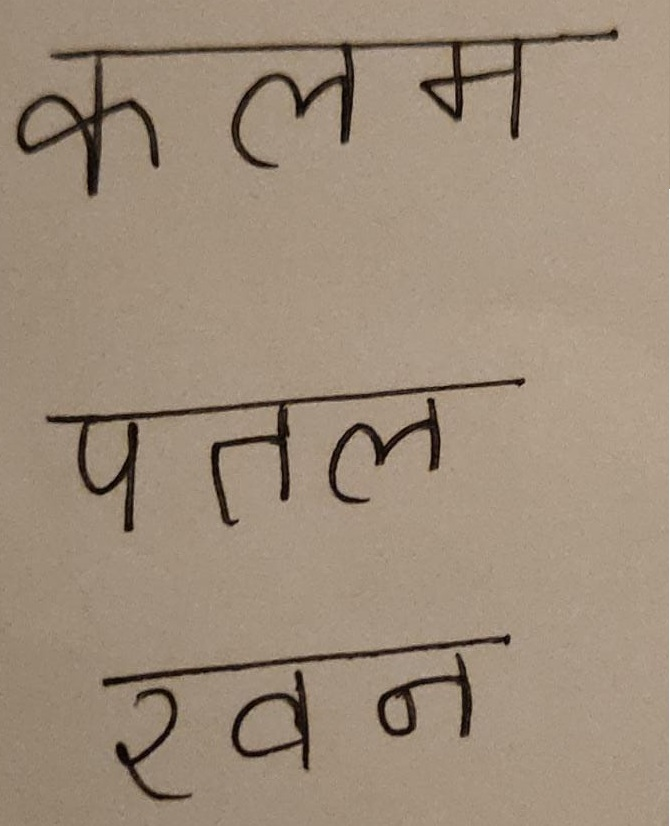
#> input picture Words/0.jpeg, 670 x 826 px; its folder holds only this picture in this run
$ python -i Split_Words.py   (imports and definitions only)
#> lines starting #> are read from the running program, lines starting #| are printed output that depends on the picture; after the words box and inside, x2 and y2 are one past the last pixel; in counts of white or black regions, pixels touching at a corner belong together
#> further down, picture is the input picture: shape (826, 670, 3); mean B, G, R 122.2, 140.9, 158
import cv2
import numpy as np

def Sorting_Key(rect):
    global Lines, Size

    x, y, w, h = rect

    cx = x + int(w / 2)
    cy = y + int(h / 2)

    for i, (upper, lower) in enumerate(Lines):
        if not any([all([upper > y + h, lower > y + h]), all([upper < y, lower < y])]):
            return cx + ((i + 1) * Size)

def Split(Image):
    global Lines, Size

    gray = cv2.cvtColor(Image, cv2.COLOR_BGR2GRAY)

    kernel = cv2.getStructuringElement(cv2.MORPH_ELLIPSE, (25, 25))
    morph = cv2.morphologyEx(gray, cv2.MORPH_CLOSE, kernel)

    for i in range(morph.shape[0]):
        for j in range(morph.shape[1]):
            if not morph[i][j]:
                morph[i][j] = 1

    div = gray / morph
    gray = np.array(cv2.normalize(div, div, 0, 255, cv2.NORM_MINMAX), np.uint8)

    _, thresh = cv2.threshold(gray, 180, 255, cv2.THRESH_BINARY_INV)
#> thresh: shape (826, 670); 5.8% white; 8 white regions (1 under 20 px), largest, box (x1, y1, x2, y2) and area: (16, 27, 618, 198) 13505, (45, 378, 526, 533) 7253, (102, 634, 511, 687) 2865

    kernel = cv2.getStructuringElement(cv2.MORPH_RECT, (3, 3))
    thresh = cv2.morphologyEx(thresh, cv2.MORPH_DILATE, kernel, iterations = 1)
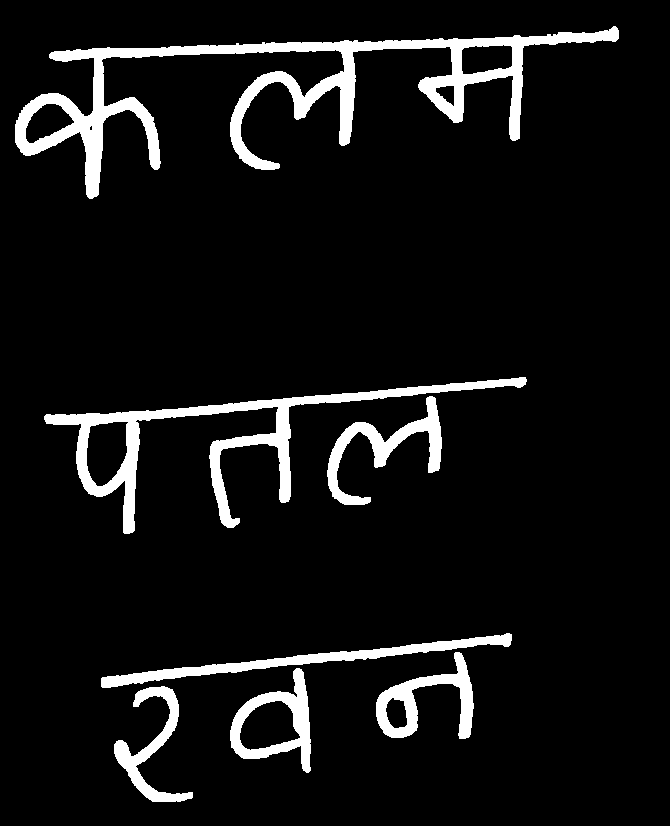
#> thresh: shape (826, 670); 7.6% white; 7 white regions

    contours, _ = cv2.findContours(thresh, cv2.RETR_EXTERNAL, cv2.CHAIN_APPROX_NONE)
#> contours = 7 contours; box (x1, y1, x2, y2) and area: (15, 26, 619, 199) 18560, (44, 377, 527, 534) 10637, (230, 668, 311, 773) 4731, (101, 633, 512, 688) 3418, (376, 652, 474, 739) 3156, (327, 396, 442, 505) 2926, (114, 686, 193, 802) 2196

    contours=list(contours)

    i = 0
    Length = len(contours)
#> Length = 7
    while i < Length:
        x, y, w, h = cv2.boundingRect(contours[i])

        if w * h <= 100:
            # del contours[i]
            contours.remove(contours[i])
            # contours.pop(i)
            i -= 1
            Length -= 1
        i += 1
#> this loop made 7 passes
#> (x, y, w, h) on passes 1 to 7: (114, 686, 79, 116), (230, 668, 81, 105), (376, 652, 98, 87), (101, 633, 411, 55), (327, 396, 115, 109), (44, 377, 483, 157), (15, 26, 604, 173)
#> after the loop, Length = 7; i = 7

    h_proj = np.sum(thresh, axis = 1)
#> h_proj = 826 values, max 90525 at index 48, min 0 at index 0, mean 12955.6

    upper = None
    lower = None
    Lines = []
    for i in range(h_proj.shape[0]):
        proj = h_proj[i]

        if proj != 0 and upper == None:
            upper = i
        elif proj == 0 and upper != None and lower == None:
            lower = i
            if lower - upper >= 30:
                Lines.append([upper, lower])
            upper = None
            lower = None
#> this loop made 826 passes
#> proj on passes 1 to 12: 0, 0, 0, 0, 0, 0, 0, 0, 0, 0, 0, 0
#> after the loop, Lines = [[26, 199], [377, 534], [633, 802]]

    if upper:
        Lines.append([upper, h_proj.shape[0] - 1])

    Size = thresh.shape[1]
#> Size = 670

    bounding_rects = []
    for contour in contours:
        x, y, w, h = cv2.boundingRect(contour)

        for upper, lower in Lines:
            if not any([all([upper > y + h, lower > y + h]), all([upper < y, lower < y])]):
                bounding_rects.append([x, y, w, h])
#> after the loop, bounding_rects = [[114, 686, 79, 116], [230, 668, 81, 105], [376, 652, 98, 87], [101, 633, 411, 55], [327, 396, 115, 109], [44, 377, 483, 157], [15, 26, 604, 173]]

    i = 0
    Length = len(bounding_rects)
    while i < Length:
        x, y, w, h = bounding_rects[i]
        j = 0

        while j < Length:
            distancex = abs(bounding_rects[j][0] - (bounding_rects[i][0] + bounding_rects[i][2]))
            distancey = abs(bounding_rects[j][1] - (bounding_rects[i][1] + bounding_rects[i][3]))

            threshx = max(abs(bounding_rects[j][0] - (bounding_rects[i][0] + bounding_rects[i][2])),
                          abs(bounding_rects[j][0] - bounding_rects[i][0]),
                          abs((bounding_rects[j][0] + bounding_rects[j][2]) - bounding_rects[i][0]),
                          abs((bounding_rects[j][0] + bounding_rects[j][2]) - (bounding_rects[i][0] + bounding_rects[i][2])))

            threshy = max(abs(bounding_rects[j][1] - (bounding_rects[i][1] + bounding_rects[i][3])),
                          abs(bounding_rects[j][1] - bounding_rects[i][1]),
                          abs((bounding_rects[j][1] + bounding_rects[j][3]) - bounding_rects[i][1]),
                          abs((bounding_rects[j][1] + bounding_rects[j][3]) - (bounding_rects[i][1] + bounding_rects[i][3])))

            if i != j and any([all([not any([all([bounding_rects[j][1] > y + h, bounding_rects[j][1] + bounding_rects[j][3] > y + h]), all([bounding_rects[j][1] < y, bounding_rects[j][1] + bounding_rects[j][3] < y])]),
                                   not any([all([bounding_rects[j][0] > x + w, bounding_rects[j][0] + bounding_rects[j][2] > x + w]), all([bounding_rects[j][0] < x, bounding_rects[j][0] + bounding_rects[j][2] < x])])]),
                              all([distancex <= 10, bounding_rects[i][3] + bounding_rects[j][3] + 10 >= threshy]), all([bounding_rects[i][2] + bounding_rects[j][2] + 10 >= threshx, distancey <= 10])]):

                x = min(bounding_rects[i][0], bounding_rects[j][0])
                w = max(bounding_rects[i][0] + bounding_rects[i][2], bounding_rects[j][0] + bounding_rects[j][2]) - x
                y = min(bounding_rects[i][1], bounding_rects[j][1])
                h = max(bounding_rects[i][1] + bounding_rects[i][3], bounding_rects[j][1] + bounding_rects[j][3]) - y

                bounding_rects[i] = [x, y, w, h]
                del bounding_rects[j]
                i = -1
                Length -= 1
                break

            j += 1
        i += 1
#> this loop made 8 passes
#> i on passes 1 to 8: 0, 0, 0, 1, 0, 1, 2, 3
#> after the loop, Length = 3; bounding_rects = [[101, 633, 411, 169], [44, 377, 483, 157], [15, 26, 604, 173]]; i = 3

    bounding_rects.sort(key = Sorting_Key)
#> the loop in Sorting_Key, `for i, (upper, lower) in enumerate(Lines):` made 3 passes
#> the loop in Sorting_Key, `for i, (upper, lower) in enumerate(Lines):` made 2 passes
#> the loop in Sorting_Key, `for i, (upper, lower) in enumerate(Lines):` made 1 pass

    Words = []
    for x, y, w, h in bounding_rects:
        crop = Image[y:y + h, x:x+ w]

        gray = cv2.cvtColor(crop, cv2.COLOR_BGR2GRAY)

        kernel = cv2.getStructuringElement(cv2.MORPH_ELLIPSE, (25, 25))
        morph = cv2.morphologyEx(gray, cv2.MORPH_CLOSE, kernel)

        for i in range(morph.shape[0]):
            for j in range(morph.shape[1]):
                if not morph[i][j]:
                    morph[i][j] = 1

        div = gray / morph
        gray = np.array(cv2.normalize(div, div, 0, 255, cv2.NORM_MINMAX), np.uint8)

        _, thresh = cv2.threshold(gray, 180, 255, cv2.THRESH_BINARY_INV)

        contours, _ = cv2.findContours(thresh, cv2.RETR_EXTERNAL, cv2.CHAIN_APPROX_NONE)
        contours = np.vstack(contours)

        rect = cv2.minAreaRect(contours)
        Box = cv2.boxPoints(rect)

        index = np.argmin(np.sum(Box, axis = 1))

        box = []
        box.extend(Box[index:])
        box.extend(Box[0:index])

        box = np.int0(box)
        shape = (box[1][0] - box[0][0], box[3][1] - box[0][1])

        src = np.float32(box)
        dst = np.array([[0, 0], [shape[0], 0], [shape[0], shape[1]], [0, shape[1]]], np.float32)

        M = cv2.getPerspectiveTransform(src, dst)
        warp = cv2.bitwise_not(cv2.warpPerspective(cv2.bitwise_not(crop), M, shape))

        Words.append(warp.copy())
#> this loop made 3 passes
#> (x, y, w, h, rect, src, dst) on passes 1 to 2: (15, 26, 604, 173, ((303, 82.4), (606.8, 147.6), -3.69), [[-4, 28], [600, -10], [610, 136], [4, 175]], [[0, 0], [604, 0], [604, 147], [0, 147]]), (44, 377, 483, 157, ((245.7, 81.73), (481.5, 125.1), -4.48), [[0, 38], [480, 0], [490, 125], [10, 162]], [[0, 0], [480, 0], [480, 124], [0, 124]])
#> (x, y, w, h, rect, Box, src, dst) on pass 3: (101, 633, 411, 169, ((211.6, 86.32), (411, 130.9), -6.34), [[14.56, 174], [0.11, 43.99], [408.6, -1.4], [423.1, 128.7]], [[0, 43], [408, -1], [423, 128], [14, 174]], [[0, 0], [408, 0], [408, 131], [0, 131]])
#> pass 1, in Split, `div = gray / morph`:
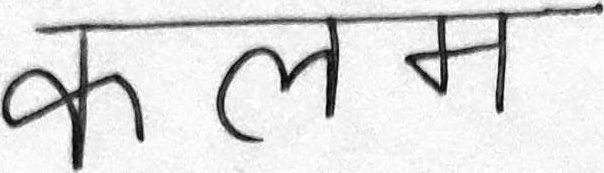
#> div: shape (173, 604) float64; min 0.00649, max 1, mean 0.875
#> after the loop:
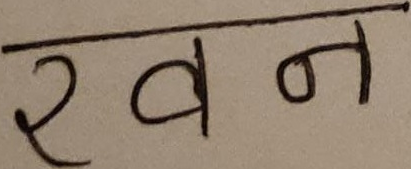
#> crop: shape (169, 411, 3); mean B, G, R 111.4, 129, 145.8
#> after the loop:
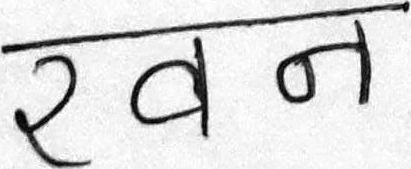
#> div: shape (169, 411) float64; min -2.67e-16, max 255, mean 220; drawn with min black and max white
#> after the loop:
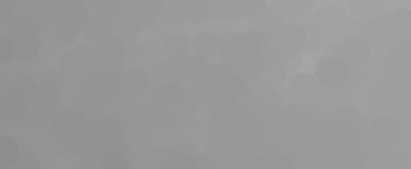
#> morph: shape (169, 411); min 141, max 176, mean 152.7
#> after the loop:
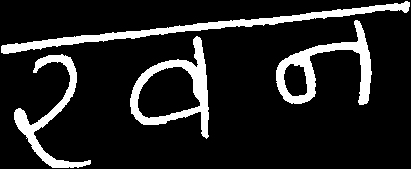
#> thresh: shape (169, 411); 13.2% white; 4 white regions, box (x1, y1, x2, y2) and area: (1, 1, 410, 54) 2876, (276, 20, 372, 105) 2275, (130, 36, 209, 139) 2225, (14, 54, 91, 168) 1797
#> after the loop:
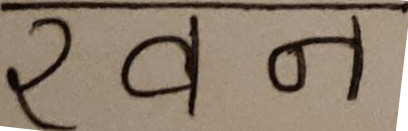
#> warp: shape (131, 408, 3); mean B, G, R 109.7, 126.5, 142.9
#> after the loop, Words = 3 items

    return Words

>>> import cv2
>>> picture = cv2.imread('Words/0.jpeg')
>>> result = Split(picture)
#> result = 3 items
